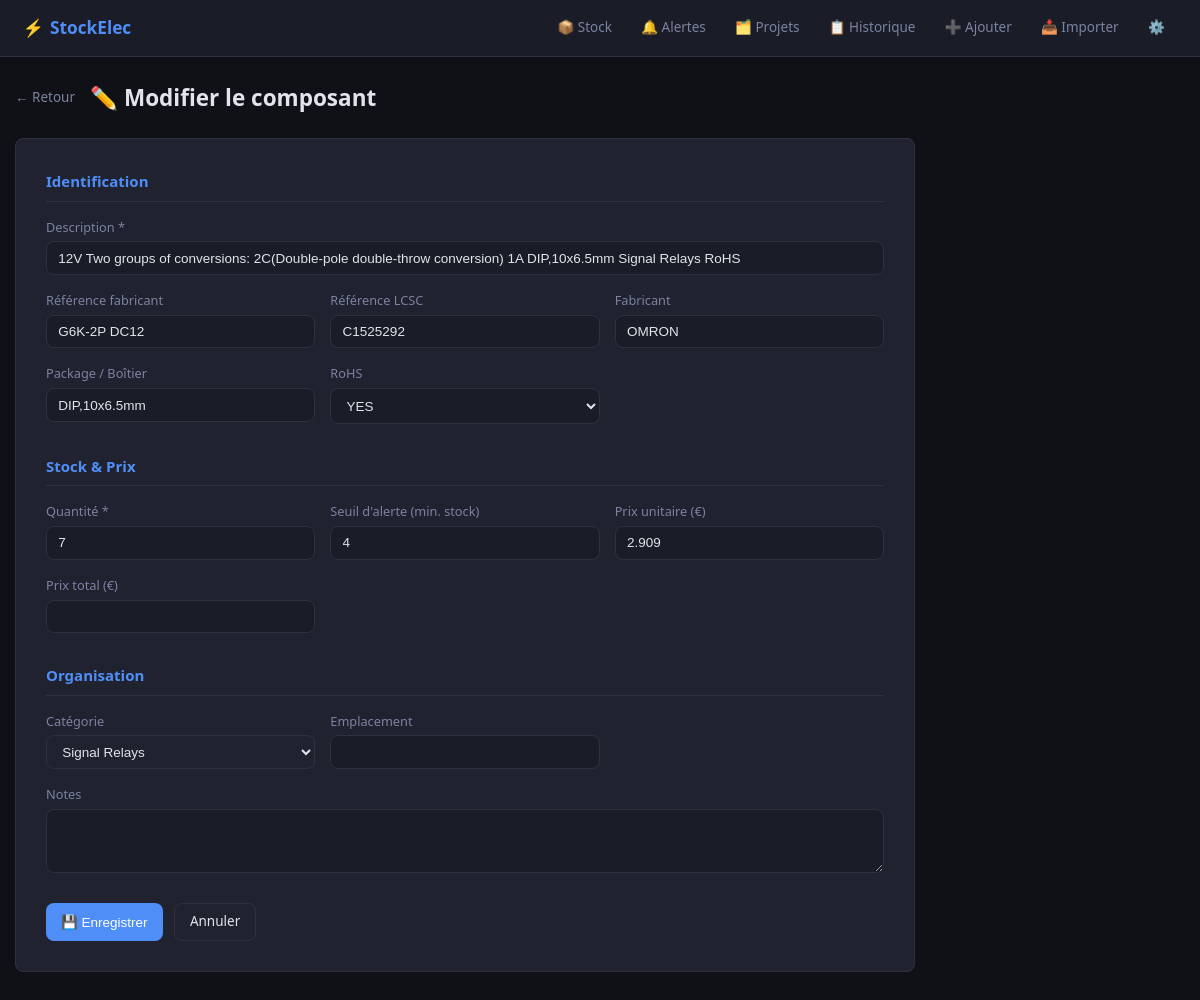
Before: /component/11/edit with the older database file.
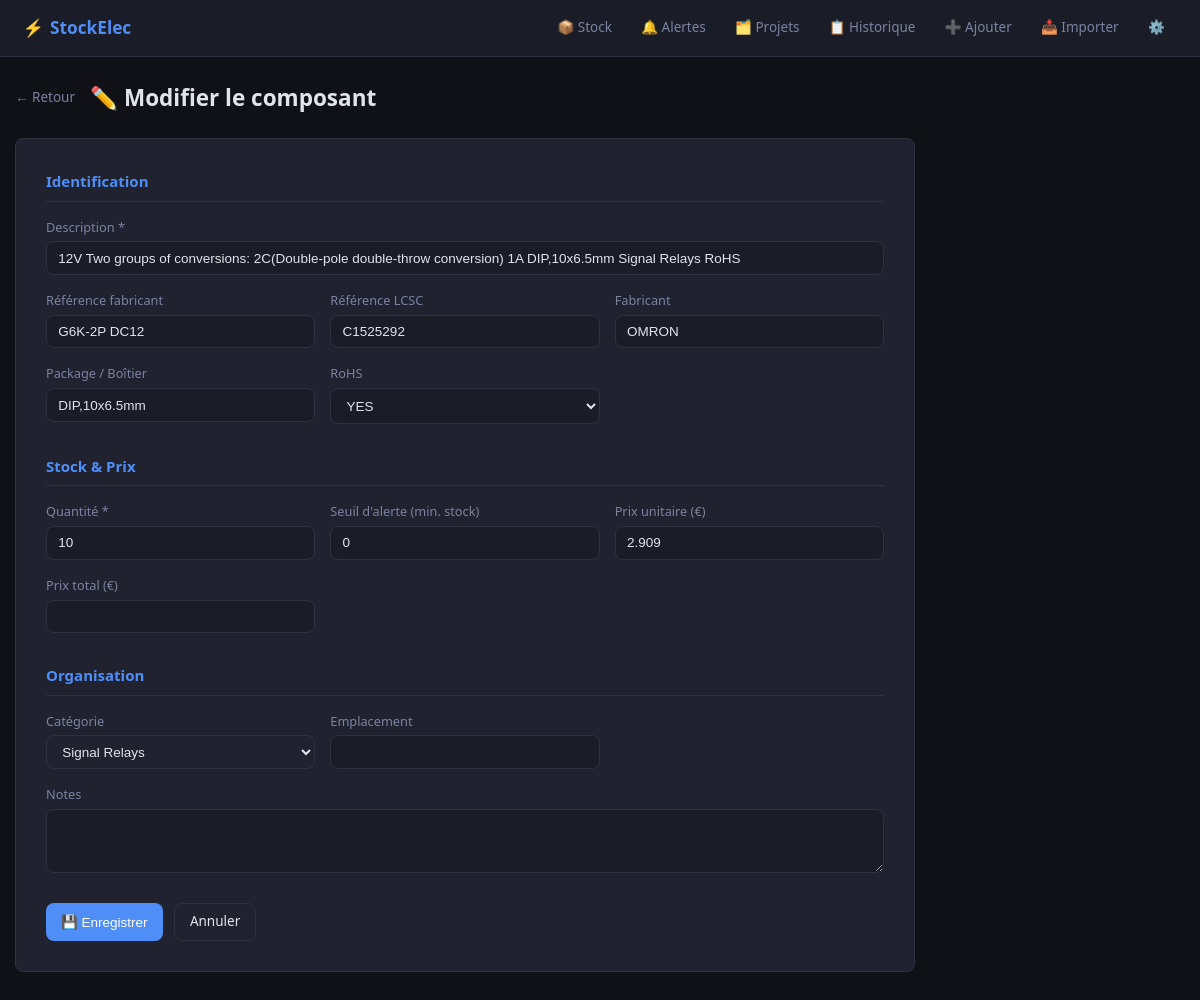
After: the same page with the newer database file.
### tables this page shows
CREATE TABLE components (
                id                      INTEGER PRIMARY KEY AUTOINCREMENT,
                lcsc_part_number        TEXT UNIQUE,
                manufacture_part_number TEXT,
                manufacturer            TEXT,
                customer_no             TEXT,
                package                 TEXT,
                description             TEXT,
                rohs                    TEXT,
                quantity                INTEGER DEFAULT 0,
                min_stock               INTEGER DEFAULT 0,
                unit_price              REAL,
                ext_price               REAL,
                category                TEXT,
                category_id             INTEGER,
                location                TEXT,
                notes                   TEXT,
                image_path              TEXT,
                datasheet_url           TEXT,
                created_at              TIMESTAMP DEFAULT CURRENT_TIMESTAMP,
                updated_at              TIMESTAMP DEFAULT CURRENT_TIMESTAMP
            , symbol_svg TEXT, footprint_svg TEXT, symbol_png TEXT, footprint_png TEXT);

CREATE TABLE categories (
                id        INTEGER PRIMARY KEY,
                parent_id INTEGER,
                name      TEXT NOT NULL,
                full_path TEXT,
                FOREIGN KEY (parent_id) REFERENCES categories(id)
            );

### app/controllers/component_controller.py (the view, shortened to what this page needs)
@component_bp.route("/component/<int:component_id>/edit", methods=["GET", "POST"])
def edit(component_id):
    comp = ComponentModel.get_by_id(component_id)
    if comp is None:
        flash("Composant introuvable.", "danger")
        return redirect(url_for("components.index"))
    from ..models.category import CategoryModel
    return ComponentView.render_edit(comp, category_groups=CategoryModel.get_grouped_for_stock())

### app/models/component.py (called while the page is built)
    @staticmethod
    def get_by_id(component_id):
        db = get_db()
        row = db.execute(
            "SELECT * FROM components WHERE id = ?", (component_id,)
        ).fetchone()
        return Component(row) if row else None

### app/models/database.py (called while the page is built)
def get_db():
    db = getattr(g, "_database", None)
    if db is None:
        db = g._database = sqlite3.connect(DATABASE)
        db.row_factory = sqlite3.Row
    return db

### app/views/component_view.py (called while the page is built)
    @staticmethod
    def render_edit(component, category_groups=None):
        return render_template("components/edit.html", component=component,
                               category_groups=category_groups or [])

### app/templates/components/edit.html (shortened to what the changed rows need)
{% extends "base.html" %}
{% from "partials/category_select.html" import category_select %}
{% block content %}
<div class="page-header">
    <h1>✏️ Modifier le composant</h1>
</div>
<div class="form-card">
    <form method="post" action="{{ url_for('components.edit', component_id=component.id) }}">
        <div class="form-section">
            <h2 class="form-section-title">Identification</h2>
            <div class="form-grid">
                <div class="form-group form-group-full">
                    <label>Description *</label>
                    <input type="text" name="description" class="form-input" required
                           value="{{ component.description or '' }}"/>
                </div>
                <div class="form-group">
                    <label>Référence fabricant</label>
                    <input type="text" name="manufacture_part_number" class="form-input"
                           value="{{ component.manufacture_part_number or '' }}"/>
                </div>
                <div class="form-group">
                    <label>Référence LCSC</label>
                    <input type="text" name="lcsc_part_number" class="form-input"
                           value="{{ component.lcsc_part_number or '' }}"/>
                </div>
                <div class="form-group">
                    <label>Fabricant</label>
                    <input type="text" name="manufacturer" class="form-input"
                           value="{{ component.manufacturer or '' }}"/>
                </div>
                <div class="form-group">
                    <label>Package / Boîtier</label>
                    <input type="text" name="package" class="form-input"
                           value="{{ component.package or '' }}"/>
                </div>
                <div class="form-group">
                    <label>RoHS</label>
                    <select name="rohs" class="form-input">
                        <option value="YES" {% if component.rohs == 'YES' %}selected{% endif %}>YES</option>
                    </select>
                </div>
            </div>
        </div>
        <div class="form-section">
            <h2 class="form-section-title">Stock &amp; Prix</h2>
            <div class="form-grid">
                <div class="form-group">
                    <label>Quantité *</label>
                    <input type="number" name="quantity" class="form-input" min="0" required
                           value="{{ component.quantity }}"/>
                </div>
                <div class="form-group">
                    <label>Seuil d'alerte (min. stock)</label>
                    <input type="number" name="min_stock" class="form-input" min="0"
                           value="{{ component.min_stock or 0 }}"
                           placeholder="0 = pas d'alerte"/>
                </div>
                <div class="form-group">
                    <label>Prix unitaire (€)</label>
                    <input type="number" name="unit_price" class="form-input" step="0.0001" min="0"
                           value="{{ component.unit_price or '' }}"/>
                </div>
            </div>
        </div>
        <div class="form-section">
            <h2 class="form-section-title">Organisation</h2>
            <div class="form-grid">
                <div class="form-group">
                    <label>Catégorie</label>
                    {{ category_select("category", component.category or "", category_groups) }}
                </div>
            </div>
        </div>
    </form>
</div>
{% endblock %}

### app/templates/partials/category_select.html (shortened to what this page needs)
{% macro category_select(name, selected, category_groups,
                          extra_class="", all_label="Toutes catégories") %}
<select name="{{ name }}" class="input-select {{ extra_class }}">
    {% if category_groups %}
        {% for group in category_groups %}
            {% if group.group %}
                <optgroup label="{{ group.group }}">
                    {% for opt in group.options %}
                        <option value="{{ opt.value }}"
                            {% if selected == opt.value %}selected{% endif %}>
                            {{ opt.label }}
                        </option>
                    {% endfor %}
                </optgroup>
            {% endif %}
        {% endfor %}
    {% endif %}
</select>
{% endmacro %}

Changed rows visible on the page:
changed components "G6K-2P DC12": quantity "7" → "10"; min_stock "4" → "0"
